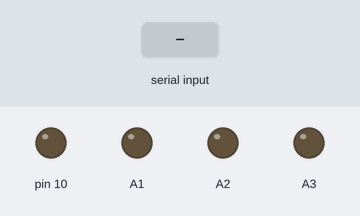
Bench run of a sketch on a simulated Arduino Uno, built with avr-gcc and run on an emulated ATmega328P. Shown: output pins drawn as LEDs (lit = HIGH). The test bench sets the inputs (shaded band).

Above: at 1.2 s.
1.3 s: "0\n" received over Serial
At 3.0 s:
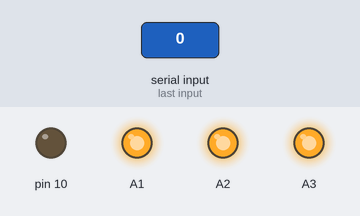
4.3 s: "1\n" received over Serial
At 5.9 s:
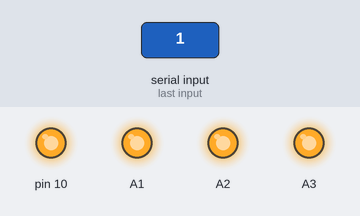
Timing chart, 0 to 7.6 s (numbered marks = the images above; inputs shaded):
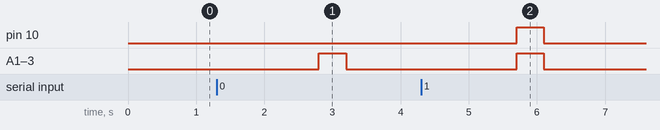

The sketch:

ShutterController_Arduino.ino
```cpp
int doi;
float time_delay;
void setup() {
  // put your setup code here, to run once:
  pinMode(A1,OUTPUT);
  pinMode(A2,OUTPUT);
  pinMode(A3,OUTPUT);
  pinMode(10,OUTPUT);
  Serial.begin(9600);
}

void loop() {
  // put your main code here, to run repeatedly:
  digitalWrite(A1,LOW);
  digitalWrite(A2,LOW);
  digitalWrite(A3,LOW);
  digitalWrite(10,LOW);
  delay(100);
  if (Serial.available()>0)
  {
    doi = Serial.read();
    doi = doi - 48;
    delay(200);
    time_delay = Serial.parseFloat(); // wait for time_delay ms
//    Serial.println(doi);
    delay(200);
    if (doi == 0)
    {
      digitalWrite(A1,LOW);
      digitalWrite(A2,LOW);
      digitalWrite(A3,LOW);
      digitalWrite(10,LOW); // do not trigger the waveform generator

      digitalWrite(A1,HIGH);
      digitalWrite(A2,HIGH);
      digitalWrite(A3,HIGH); //turn the camera by set A1,A2 and A3 as "high"
      delay(400); // wait for camera to take a pictures.
      digitalWrite(A1,LOW);
      digitalWrite(A2,LOW);
      digitalWrite(A3,LOW);

    }
    else if (doi == 1)
    {
      digitalWrite(A1,LOW);
      digitalWrite(A2,LOW);
      digitalWrite(A3,LOW);
      digitalWrite(10,LOW);
      digitalWrite(A1,HIGH); //
      digitalWrite(A2,HIGH); //
      digitalWrite(A3,HIGH); // turn on the camera
      delay(time_delay); // wait for several miliseconds and then trigger the waveform generator.
      digitalWrite(10,HIGH);
      delay(400);
      digitalWrite(A1,LOW);
      digitalWrite(A2,LOW);
      digitalWrite(A3,LOW);
      digitalWrite(10,LOW);
    }
  }
}
```

Measured:
- after the input at 1.3 s, A1–3: LOW → HIGH after 1.5 s, → LOW 0.40 s later
- after the input at 4.3 s, pin 10, A1–3: LOW → HIGH after 1.4 s, → LOW 0.40 s later
